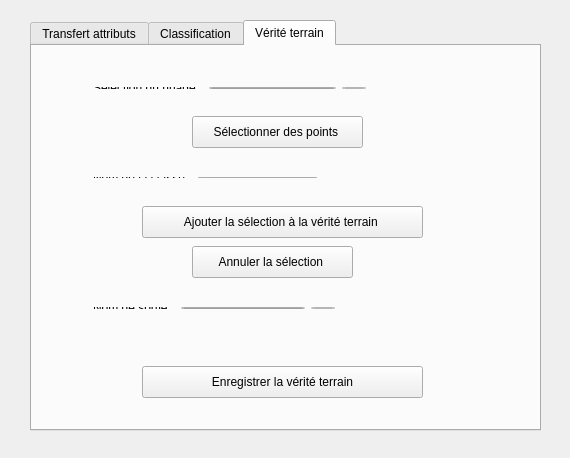
<?xml version="1.0" encoding="UTF-8"?>
<ui version="4.0">
 <class>qRIMACdlg</class>
 <widget class="QDialog" name="qRIMACdlg">
  <property name="geometry">
   <rect>
    <x>0</x>
    <y>0</y>
    <width>570</width>
    <height>458</height>
   </rect>
  </property>
  <property name="windowTitle">
   <string>qRIMACdlg</string>
  </property>
  <widget class="QTabWidget" name="tabWidget">
   <property name="geometry">
    <rect>
     <x>30</x>
     <y>20</y>
     <width>511</width>
     <height>411</height>
    </rect>
   </property>
   <property name="currentIndex">
    <number>2</number>
   </property>
   <widget class="QWidget" name="Transfertattributs">
    <attribute name="title">
     <string>Transfert attributs</string>
    </attribute>
    <widget class="QWidget" name="layoutWidget">
     <property name="geometry">
      <rect>
       <x>40</x>
       <y>40</y>
       <width>326</width>
       <height>146</height>
      </rect>
     </property>
     <layout class="QGridLayout" name="gridLayout">
      <item row="0" column="0">
       <layout class="QHBoxLayout" name="horizontalLayout">
        <item>
         <widget class="QLabel" name="rvb">
          <property name="text">
           <string>NUAGE RVB</string>
          </property>
         </widget>
        </item>
        <item>
         <widget class="QLineEdit" name="RVB_IN"/>
        </item>
        <item>
         <widget class="QToolButton" name="RVB_IN_SEARCH">
          <property name="text">
           <string>...</string>
          </property>
         </widget>
        </item>
       </layout>
      </item>
      <item row="1" column="0">
       <layout class="QHBoxLayout" name="horizontalLayout_2">
        <item>
         <widget class="QLabel" name="pir">
          <property name="text">
           <string>NUAGE PIR</string>
          </property>
         </widget>
        </item>
        <item>
         <widget class="QLineEdit" name="PIR_IN"/>
        </item>
        <item>
         <widget class="QToolButton" name="PIR_IN_SEARCH">
          <property name="text">
           <string>...</string>
          </property>
         </widget>
        </item>
       </layout>
      </item>
      <item row="2" column="0">
       <layout class="QHBoxLayout" name="horizontalLayout_3">
        <item>
         <widget class="QLabel" name="swir">
          <property name="text">
           <string>NUAGE SWIR</string>
          </property>
         </widget>
        </item>
        <item>
         <widget class="QLineEdit" name="SWIR_IN"/>
        </item>
        <item>
         <widget class="QToolButton" name="SWIR_IN_SEARCH">
          <property name="text">
           <string>...</string>
          </property>
         </widget>
        </item>
       </layout>
      </item>
     </layout>
    </widget>
    <widget class="QLabel" name="select_cloud">
     <property name="geometry">
      <rect>
       <x>60</x>
       <y>0</y>
       <width>161</width>
       <height>31</height>
      </rect>
     </property>
     <property name="text">
      <string>Sélection des nuages:</string>
     </property>
    </widget>
    <widget class="QWidget" name="layoutWidget">
     <property name="geometry">
      <rect>
       <x>40</x>
       <y>180</y>
       <width>265</width>
       <height>26</height>
      </rect>
     </property>
     <layout class="QHBoxLayout" name="horizontalLayout_4">
      <item>
       <widget class="QLabel" name="dist_voxel">
        <property name="text">
         <string>Distance max inter-voxel :</string>
        </property>
       </widget>
      </item>
      <item>
       <widget class="QDoubleSpinBox" name="dist_choice"/>
      </item>
      <item>
       <widget class="QLabel" name="dist_unite">
        <property name="text">
         <string>cm</string>
        </property>
       </widget>
      </item>
     </layout>
    </widget>
    <widget class="QCheckBox" name="sup_pts_sans_ppv">
     <property name="geometry">
      <rect>
       <x>40</x>
       <y>220</y>
       <width>221</width>
       <height>20</height>
      </rect>
     </property>
     <property name="text">
      <string>Supprimer les points sans ppv</string>
     </property>
    </widget>
    <widget class="QLabel" name="name_out">
     <property name="geometry">
      <rect>
       <x>40</x>
       <y>250</y>
       <width>171</width>
       <height>16</height>
      </rect>
     </property>
     <property name="text">
      <string>Nom du nuage de sortie :</string>
     </property>
    </widget>
    <widget class="QWidget" name="layoutWidget">
     <property name="geometry">
      <rect>
       <x>50</x>
       <y>270</y>
       <width>381</width>
       <height>24</height>
      </rect>
     </property>
     <layout class="QHBoxLayout" name="horizontalLayout_5">
      <item>
       <widget class="QLineEdit" name="out"/>
      </item>
      <item>
       <widget class="QToolButton" name="explorateur">
        <property name="text">
         <string>...</string>
        </property>
       </widget>
      </item>
     </layout>
    </widget>
    <widget class="QPushButton" name="lancer">
     <property name="geometry">
      <rect>
       <x>120</x>
       <y>300</y>
       <width>291</width>
       <height>32</height>
      </rect>
     </property>
     <property name="text">
      <string>Lancer le transfert d'attributs</string>
     </property>
    </widget>
    <widget class="QProgressBar" name="bar_progression">
     <property name="geometry">
      <rect>
       <x>120</x>
       <y>330</y>
       <width>291</width>
       <height>23</height>
      </rect>
     </property>
     <property name="value">
      <number>24</number>
     </property>
    </widget>
   </widget>
   <widget class="QWidget" name="Classification">
    <attribute name="title">
     <string>Classification</string>
    </attribute>
    <widget class="QLabel" name="type_classif">
     <property name="geometry">
      <rect>
       <x>50</x>
       <y>80</y>
       <width>161</width>
       <height>16</height>
      </rect>
     </property>
     <property name="text">
      <string>Type de classification:</string>
     </property>
    </widget>
    <widget class="QRadioButton" name="button_non_supervisee">
     <property name="geometry">
      <rect>
       <x>110</x>
       <y>110</y>
       <width>131</width>
       <height>20</height>
      </rect>
     </property>
     <property name="text">
      <string>Non supervisée</string>
     </property>
     <property name="checked">
      <bool>true</bool>
     </property>
    </widget>
    <widget class="QRadioButton" name="button_supervisee">
     <property name="geometry">
      <rect>
       <x>320</x>
       <y>110</y>
       <width>100</width>
       <height>20</height>
      </rect>
     </property>
     <property name="text">
      <string>Supervisée </string>
     </property>
    </widget>
    <widget class="QPushButton" name="lancer_classif">
     <property name="geometry">
      <rect>
       <x>140</x>
       <y>300</y>
       <width>241</width>
       <height>32</height>
      </rect>
     </property>
     <property name="text">
      <string>Lancer la classification</string>
     </property>
    </widget>
    <widget class="QWidget" name="layoutWidget">
     <property name="geometry">
      <rect>
       <x>50</x>
       <y>30</y>
       <width>271</width>
       <height>24</height>
      </rect>
     </property>
     <layout class="QHBoxLayout" name="horizontalLayout_6">
      <item>
       <widget class="QLabel" name="nuage_classif">
        <property name="text">
         <string>Nuage à classifier :  </string>
        </property>
       </widget>
      </item>
      <item>
       <widget class="QLineEdit" name="choix"/>
      </item>
      <item>
       <widget class="QToolButton" name="choix_nuage">
        <property name="text">
         <string>...</string>
        </property>
       </widget>
      </item>
     </layout>
    </widget>
    <widget class="QWidget" name="layoutWidget">
     <property name="geometry">
      <rect>
       <x>50</x>
       <y>160</y>
       <width>188</width>
       <height>28</height>
      </rect>
     </property>
     <layout class="QHBoxLayout" name="horizontalLayout_7">
      <item>
       <widget class="QLabel" name="algo">
        <property name="text">
         <string>Algorithme :</string>
        </property>
       </widget>
      </item>
      <item>
       <widget class="QComboBox" name="choix_algo">
        <property name="editable">
         <bool>true</bool>
        </property>
        <item>
         <property name="text">
          <string>...</string>
         </property>
        </item>
        <item>
         <property name="text">
          <string>k-means</string>
         </property>
        </item>
       </widget>
      </item>
     </layout>
    </widget>
    <widget class="QWidget" name="layoutWidget">
     <property name="geometry">
      <rect>
       <x>50</x>
       <y>210</y>
       <width>182</width>
       <height>26</height>
      </rect>
     </property>
     <layout class="QHBoxLayout" name="horizontalLayout_8">
      <item>
       <widget class="QLabel" name="nb_classes">
        <property name="text">
         <string>Nombre de classes :</string>
        </property>
       </widget>
      </item>
      <item>
       <widget class="QSpinBox" name="choix_nb_classes">
        <property name="minimum">
         <number>1</number>
        </property>
       </widget>
      </item>
     </layout>
    </widget>
    <widget class="QWidget" name="layoutWidget">
     <property name="geometry">
      <rect>
       <x>280</x>
       <y>210</y>
       <width>175</width>
       <height>26</height>
      </rect>
     </property>
     <layout class="QHBoxLayout" name="horizontalLayout_9">
      <item>
       <widget class="QLabel" name="nb_iterations">
        <property name="text">
         <string>Nombre itérations :</string>
        </property>
       </widget>
      </item>
      <item>
       <widget class="QSpinBox" name="choix_nb_iterations">
        <property name="minimum">
         <number>1</number>
        </property>
       </widget>
      </item>
     </layout>
    </widget>
    <widget class="QWidget" name="layoutWidget">
     <property name="geometry">
      <rect>
       <x>50</x>
       <y>260</y>
       <width>431</width>
       <height>24</height>
      </rect>
     </property>
     <layout class="QHBoxLayout" name="horizontalLayout_10">
      <item>
       <widget class="QLabel" name="classif">
        <property name="text">
         <string>Classification :</string>
        </property>
       </widget>
      </item>
      <item>
       <widget class="QLineEdit" name="out_classif"/>
      </item>
      <item>
       <widget class="QToolButton" name="out_explorateur">
        <property name="text">
         <string>...</string>
        </property>
       </widget>
      </item>
     </layout>
    </widget>
    <widget class="QProgressBar" name="progressBar">
     <property name="geometry">
      <rect>
       <x>120</x>
       <y>330</y>
       <width>271</width>
       <height>23</height>
      </rect>
     </property>
     <property name="value">
      <number>24</number>
     </property>
    </widget>
   </widget>
   <widget class="QWidget" name="tab">
    <attribute name="title">
     <string>Vérité terrain</string>
    </attribute>
    <widget class="QPushButton" name="pushButton">
     <property name="geometry">
      <rect>
       <x>160</x>
       <y>70</y>
       <width>171</width>
       <height>32</height>
      </rect>
     </property>
     <property name="text">
      <string>Sélectionner des points </string>
     </property>
    </widget>
    <widget class="QPushButton" name="pushButton_2">
     <property name="geometry">
      <rect>
       <x>110</x>
       <y>160</y>
       <width>281</width>
       <height>32</height>
      </rect>
     </property>
     <property name="text">
      <string>Ajouter la sélection à la vérité terrain </string>
     </property>
    </widget>
    <widget class="QPushButton" name="pushButton_3">
     <property name="geometry">
      <rect>
       <x>160</x>
       <y>200</y>
       <width>161</width>
       <height>32</height>
      </rect>
     </property>
     <property name="text">
      <string>Annuler la sélection </string>
     </property>
    </widget>
    <widget class="QPushButton" name="pushButton_4">
     <property name="geometry">
      <rect>
       <x>110</x>
       <y>320</y>
       <width>281</width>
       <height>32</height>
      </rect>
     </property>
     <property name="text">
      <string>Enregistrer la vérité terrain</string>
     </property>
    </widget>
    <widget class="QWidget" name="">
     <property name="geometry">
      <rect>
       <x>50</x>
       <y>30</y>
       <width>295</width>
       <height>24</height>
      </rect>
     </property>
     <layout class="QHBoxLayout" name="horizontalLayout_11">
      <item>
       <widget class="QLabel" name="label">
        <property name="text">
         <string>Sélection du nuage :</string>
        </property>
       </widget>
      </item>
      <item>
       <widget class="QLineEdit" name="lineEdit"/>
      </item>
      <item>
       <widget class="QToolButton" name="toolButton">
        <property name="text">
         <string>...</string>
        </property>
       </widget>
      </item>
     </layout>
    </widget>
    <widget class="QWidget" name="">
     <property name="geometry">
      <rect>
       <x>50</x>
       <y>120</y>
       <width>246</width>
       <height>23</height>
      </rect>
     </property>
     <layout class="QHBoxLayout" name="horizontalLayout_12">
      <item>
       <widget class="QLabel" name="label_2">
        <property name="text">
         <string>Nom de la classe :</string>
        </property>
       </widget>
      </item>
      <item>
       <widget class="QLineEdit" name="lineEdit_2"/>
      </item>
     </layout>
    </widget>
    <widget class="QWidget" name="">
     <property name="geometry">
      <rect>
       <x>50</x>
       <y>250</y>
       <width>264</width>
       <height>24</height>
      </rect>
     </property>
     <layout class="QHBoxLayout" name="horizontalLayout_13">
      <item>
       <widget class="QLabel" name="label_3">
        <property name="text">
         <string>Nom de sortie :</string>
        </property>
       </widget>
      </item>
      <item>
       <widget class="QLineEdit" name="lineEdit_3"/>
      </item>
      <item>
       <widget class="QToolButton" name="toolButton_2">
        <property name="text">
         <string>...</string>
        </property>
       </widget>
      </item>
     </layout>
    </widget>
   </widget>
  </widget>
 </widget>
 <layoutdefault spacing="6" margin="11"/>
 <resources/>
 <connections/>
</ui>
